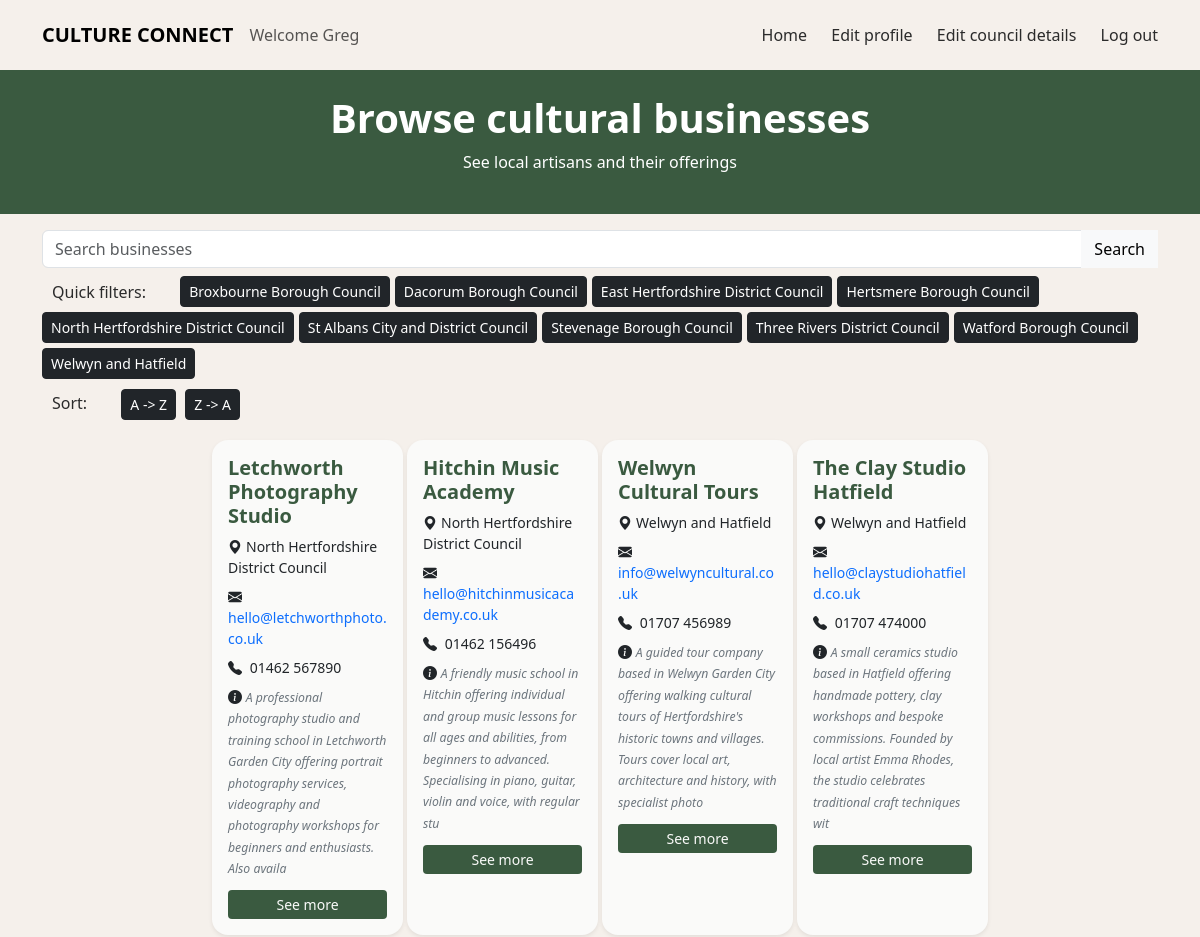
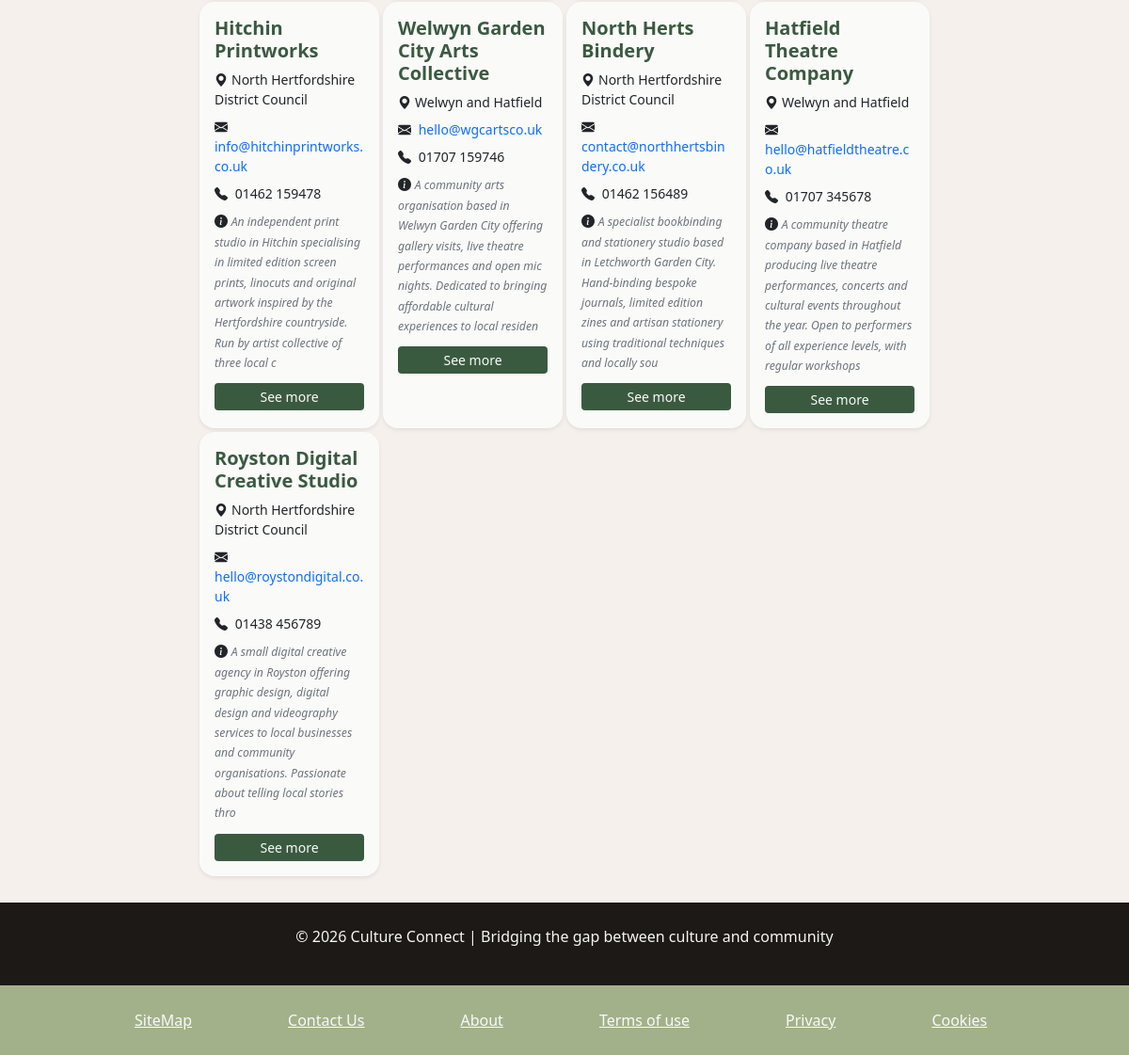
The app's page /CultureConnect/showBusinesses.php (signed in) with its own data (2 pictures, top to bottom).
### tables this page shows
CREATE TABLE `council` (
  `councilIdPk` int(13) NOT NULL,
  `councilName` varchar(200) NOT NULL,
  `councilContact` varchar(200) DEFAULT NULL,
  `councilLink` varchar(200) DEFAULT NULL
);

CREATE TABLE `business` (
  `businessIdPk` int(13) NOT NULL,
  `businessName` varchar(200) NOT NULL,
  `businessDescription` varchar(200) DEFAULT NULL,
  `businessEmail` varchar(200) DEFAULT NULL,
  `businessPhone` varchar(13) DEFAULT NULL,
  `businessLink` varchar(200) DEFAULT NULL,
  `councilIdPk` int(13) NOT NULL
);

### CultureConnect/include/buildFilterQueryBusinesses.php (called while the page is built, shortened)
<?php
        $main_query = "SELECT * FROM business ";
        $location_filter = null;
        $order_by = " ORDER BY LOWER (";
        if (!empty($selected_orderby)) {
            switch ($selected_orderby) {
                default:
                    $order_by .= "businessIdPk)";
    }
}
        $conditions = array_filter([$location_filter]);
        if (!empty($conditions)) {
            $filter_query = $main_query . " WHERE " . implode(" AND ", $conditions) . " " . $order_by;
        }else {
            $filter_query = $main_query . $order_by;
        }
?>

### CultureConnect/showBusinesses.php (the view, shortened to what this page needs)
<!DOCTYPE html>
<html lang="en">
<head>
    <link href="https://cdn.jsdelivr.net/npm/bootstrap@5.3.8/dist/css/bootstrap.min.css" rel="stylesheet">
    <link href="https://cdn.jsdelivr.net/npm/bootstrap-icons@1.11.3/font/bootstrap-icons.min.css" rel="stylesheet">
    <link href="css/style.css" rel="stylesheet">
    <link href="css/offeringItemStyle.css" rel="stylesheet">
</head>
<body>
    <?php
    include('include/buildFilterQuery.php');
    ?>
    <div id="header"><?php include('templates/template_navbar.php'); ?></div>
    <section class="text-center py-4" style="background-color:#3A5A40;">
        <div class="container">
            <h1 style="color:white">Browse cultural businesses</h1>
            <p style="color:white">See local artisans and their offerings</p>
        </div>
    </section>
    <section class="py-3">
        <div class="container">
            <div class="input-group mb-2">
                <input type="text" class="form-control" placeholder="Search businesses">
                <button class="btn btn-light" type="button">Search</button>
                <br>
            </div>
            <div style="margin-top:5px; margin-right:5px;">
                <span style="margin-left:10px; margin-right:30px">Quick filters:</span>
                <?php
                $sql = "SELECT councilIdPk, councilName FROM council";
                $result = $connection->query($sql);
                while ($row = $result->fetch_assoc()) {
                    echo "<button type='button' class='btn btn-dark btn-sm' data-bs-toggle='button' style='margin-right:5px; margin-bottom:5px'
                        onclick='toggleCouncil(" . $row['councilIdPk'] . ", this)'
                        id='council-" . $row['councilIdPk'] . "'>" . $row['councilName'] . "</button>";
                }
                ?>
            </div>
            <div style="margin-top:5px; margin-right:5px;">
                <span style="margin-left:10px; margin-right:30px">Sort:</span>
                <button type="button" class="btn btn-dark btn-sm" data-bs-toggle="button" style="margin-right:5px;" onclick="setOrderBy(this.id, this)" id="az">A -> Z</button>
                <button type="button" class="btn btn-dark btn-sm" data-bs-toggle="button" style="margin-right:5px;" onclick="setOrderBy(this.id, this)" id="za">Z -> A</button>
            </div>
        </div>
    </section>
    <section class="row flex-xl-nowrap mx-0">
        <div class="col-12 col-md-2 bd-sidebar">
        </div>
        <div class="col-12 col-md-10 col-xl-8 py-md-1 ">
            <div class="row g-1 mb-4" id="product-grid">
                <?php
                include 'include/getFilteredBusinesses.php';
                ?>
            </div>
        </div>
    </section>
    <div id="footer"><?php include('templates/template_footer.php'); ?></div>
</body>
</html>

### CultureConnect/include/getFilteredBusinesses.php (shortened to what this page needs)
<?php
$selected_orderby = $_POST['orderby'] ?? 'popular';
include 'buildFilterQueryBusinesses.php';
$result_offerings = $connection->query($filter_query);
if ($result_offerings->num_rows == 0){
    echo "<p>Oops - nothing available at the moment</p>";
} else {
    while ($row = $result_offerings->fetch_assoc()) {
        $stmt = $connection->prepare("SELECT * FROM council WHERE councilIdPk = ?");
        $stmt->bind_param("i", $row['councilIdPk']);
        $stmt->execute();
        $resultC = $stmt->get_result();
        if ($resultC && $resultC->num_rows > 0) {
            $rowC = $resultC->fetch_assoc();
            $counc_name = $rowC["councilName"];
        } else {
            $counc_name = "";
        }
         echo "
            <div class='col-12 col-sm-6 col-lg-3'>
                <div class='card listing-card h-100 border-0 shadow-sm' onclick=\"window.location.href='07ViewBusiness.php?businessIdPk=" . $row['businessIdPk'] . "'\" style='cursor: pointer;'>
                    <div class='card-body d-flex flex-column gap-2'>
                    <h5 class='card-title fw-bold mb-0'>" . $row['businessName']  . "</h5>
                    <span class= 'small align-self-start'><i class='bi bi-geo-alt-fill me-1'></i>" .  $counc_name  . "</span>
                    <span class='meta-item small'>
                        <i class='bi bi-envelope-fill me-1'></i>
                        <a href='mailto:" .  $row['businessEmail']  . "' id='vendor-email' class='text-decoration-none'>
                        " .  $row['businessEmail']  . "
                        </a>
                    </span>
                    <span class='meta-item small'>
                        <i class='bi bi-telephone-fill me-1'></i>
                        <span id='vendor-phone'>" .  $row['businessPhone']  . "</span>
                    </span>
                    <span class='meta-item small'>
                        <i class='bi bi-info-circle-fill'></i>
                        <span class='small text-secondary fst-italic mb-0' id='vendor-phone'>" .  $row['businessDescription']  . "</span>
                    </span>
                    <a href='07ViewBusiness.php?businessIdPk=" . $row['businessIdPk']  . "' class='btn btn-vote btn-sm mt-1'>See more</a>
                </div>
            </div>
        </div>" ;
    }
}
?>

### CultureConnect/css/style.css (style rules this page uses)
:root { --primary: #3A5A40; --secondary: #ACC8A2; --light: #F6F5F0; --dark: #2B2B2B; }
body { background-color: var(--light); color: var(--dark); }
h1 { font-size: 2.5rem; font-weight: 700; }
p { color: #555; }
.card-title { color: #3A5A40; }
.card { border: none; border-radius: 16px; overflow: hidden; transition: all 0.3s ease; }

### CultureConnect/css/offeringItemStyle.css (style rules this page uses)
:root { --color-primary: #3a5a40; --color-primary-light: #acc8a2; --color-primary-hover: #2d4531; --color-secondary: #0E7490; --color-accent: #7C3AED; --color-accent-light: #DDD6FE; --color-surface: #FAFAF9; --color-surface-alt: #F5F0EB; --color-surface-dark: #1C1917; --color-text-primary: #1C1917; --color-text-muted: #78716C; --color-border: #E7E5E4; --color-success: #15803D; --color-success-light: #DCFCE7; --color-error: #DC2626; --color-error-light: #FEE2E2; --color-warning: #D97706; --color-warning-light: #FEF3C7; }
body { background-color: var(--color-surface-alt); }
.listing-card { background-color: var(--color-surface); transition: box-shadow 0.2s, transform 0.2s; cursor: pointer; }
.btn-vote { background-color: var(--color-primary); color: var(--color-surface); border: none; transition: background 0.2s; }

### records on screen
council: councilName "Broxbourne Borough Council"
council: councilName "Dacorum Borough Council"
council: councilName "East Hertfordshire District Council"
council: councilName "Hertsmere Borough Council"
council: councilName "North Hertfordshire District Council"
council: councilName "St Albans City and District Council"
council: councilName "Stevenage Borough Council"
council: councilName "Three Rivers District Council"
council: councilName "Watford Borough Council"
council: councilName "Welwyn and Hatfield"
business: businessName "Letchworth Photography Studio", councilIdPk.councilName "North Hertfordshire District Council", businessEmail "hello@letchworthphoto.co.uk", businessPhone "01462 567890", businessDescription "A professional photography studio and training school in Letchworth Garden City offering portrait photography services, videography and photography workshops for beginners and enthusiasts. Also availa"
business: businessName "Hitchin Music Academy", councilIdPk.councilName "North Hertfordshire District Council", businessEmail "hello@hitchinmusicacademy.co.uk", businessPhone "01462 156496", businessDescription "A friendly music school in Hitchin offering individual and group music lessons for all ages and abilities, from beginners to advanced. Specialising in piano, guitar, violin and voice, with regular stu"
business: businessName "Welwyn Cultural Tours", councilIdPk.councilName "Welwyn and Hatfield", businessEmail "info@welwyncultural.co.uk", businessPhone "01707 456989", businessDescription "A guided tour company based in Welwyn Garden City offering walking cultural tours of Hertfordshire's historic towns and villages. Tours cover local art, architecture and history, with specialist photo"
business: businessName "The Clay Studio Hatfield", councilIdPk.councilName "Welwyn and Hatfield", businessEmail "hello@claystudiohatfield.co.uk", businessPhone "01707 474000", businessDescription "A small ceramics studio based in Hatfield offering handmade pottery, clay workshops and bespoke commissions. Founded by local artist Emma Rhodes, the studio celebrates traditional craft techniques wit"
business: businessName "Hitchin Printworks", councilIdPk.councilName "North Hertfordshire District Council", businessEmail "info@hitchinprintworks.co.uk", businessPhone "01462 159478", businessDescription "An independent print studio in Hitchin specialising in limited edition screen prints, linocuts and original artwork inspired by the Hertfordshire countryside. Run by artist collective of three local c"
business: businessName "Welwyn Garden City Arts Collective", councilIdPk.councilName "Welwyn and Hatfield", businessEmail "hello@wgcartsco.uk", businessPhone "01707 159746", businessDescription "A community arts organisation based in Welwyn Garden City offering gallery visits, live theatre performances and open mic nights. Dedicated to bringing affordable cultural experiences to local residen"
business: businessName "North Herts Bindery", councilIdPk.councilName "North Hertfordshire District Council", businessEmail "contact@northhertsbindery.co.uk", businessPhone "01462 156489", businessDescription "A specialist bookbinding and stationery studio based in Letchworth Garden City. Hand-binding bespoke journals, limited edition zines and artisan stationery using traditional techniques and locally sou"
business: businessName "Hatfield Theatre Company", councilIdPk.councilName "Welwyn and Hatfield", businessEmail "hello@hatfieldtheatre.co.uk", businessPhone "01707 345678", businessDescription "A community theatre company based in Hatfield producing live theatre performances, concerts and cultural events throughout the year. Open to performers of all experience levels, with regular workshops"
business: businessName "Royston Digital Creative Studio", councilIdPk.councilName "North Hertfordshire District Council", businessEmail "hello@roystondigital.co.uk", businessPhone "01438 456789", businessDescription "A small digital creative agency in Royston offering graphic design, digital design and videography services to local businesses and community organisations. Passionate about telling local stories thro"

### other values on screen
$_SESSION['name'] "Greg"
